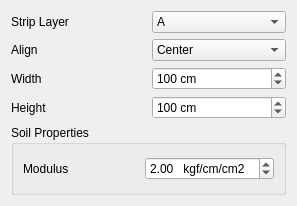
<?xml version="1.0" encoding="UTF-8"?>
<ui version="4.0">
 <class>Dialog</class>
 <widget class="QDialog" name="Dialog">
  <property name="geometry">
   <rect>
    <x>0</x>
    <y>0</y>
    <width>297</width>
    <height>206</height>
   </rect>
  </property>
  <property name="windowTitle">
   <string>Create Base of Foundation</string>
  </property>
  <layout class="QVBoxLayout" name="verticalLayout">
   <item>
    <layout class="QGridLayout" name="gridLayout">
     <item row="0" column="0">
      <widget class="QLabel" name="label">
       <property name="text">
        <string>Strip Layer</string>
       </property>
      </widget>
     </item>
     <item row="0" column="1">
      <widget class="QComboBox" name="strip_layer">
       <item>
        <property name="text">
         <string>A</string>
        </property>
       </item>
       <item>
        <property name="text">
         <string>B</string>
        </property>
       </item>
       <item>
        <property name="text">
         <string>other</string>
        </property>
       </item>
      </widget>
     </item>
    </layout>
   </item>
   <item>
    <layout class="QHBoxLayout" name="horizontalLayout">
     <item>
      <widget class="QLabel" name="label_3">
       <property name="text">
        <string>Align</string>
       </property>
      </widget>
     </item>
     <item>
      <widget class="QComboBox" name="strip_layer_2">
       <item>
        <property name="text">
         <string>Center</string>
        </property>
       </item>
       <item>
        <property name="text">
         <string>Left</string>
        </property>
       </item>
       <item>
        <property name="text">
         <string>Right</string>
        </property>
       </item>
      </widget>
     </item>
    </layout>
   </item>
   <item>
    <layout class="QGridLayout" name="gridLayout_3">
     <item row="0" column="0">
      <widget class="QLabel" name="label_2">
       <property name="text">
        <string>Width</string>
       </property>
      </widget>
     </item>
     <item row="0" column="1">
      <widget class="QSpinBox" name="width_spinbox">
       <property name="suffix">
        <string> cm</string>
       </property>
       <property name="minimum">
        <number>20</number>
       </property>
       <property name="maximum">
        <number>1000</number>
       </property>
       <property name="singleStep">
        <number>5</number>
       </property>
       <property name="value">
        <number>100</number>
       </property>
      </widget>
     </item>
     <item row="1" column="0">
      <widget class="QLabel" name="label_5">
       <property name="text">
        <string>Height</string>
       </property>
      </widget>
     </item>
     <item row="1" column="1">
      <widget class="QSpinBox" name="height_spinbox">
       <property name="suffix">
        <string> cm</string>
       </property>
       <property name="minimum">
        <number>20</number>
       </property>
       <property name="maximum">
        <number>1000</number>
       </property>
       <property name="singleStep">
        <number>5</number>
       </property>
       <property name="value">
        <number>100</number>
       </property>
      </widget>
     </item>
    </layout>
   </item>
   <item>
    <widget class="QGroupBox" name="groupBox">
     <property name="title">
      <string>Soil Properties</string>
     </property>
     <layout class="QGridLayout" name="gridLayout_4">
      <item row="0" column="1">
       <widget class="QDoubleSpinBox" name="soil_modulus">
        <property name="prefix">
         <string/>
        </property>
        <property name="suffix">
         <string>   kgf/cm/cm2</string>
        </property>
        <property name="decimals">
         <number>2</number>
        </property>
        <property name="minimum">
         <double>0.100000000000000</double>
        </property>
        <property name="maximum">
         <double>10.000000000000000</double>
        </property>
        <property name="singleStep">
         <double>0.100000000000000</double>
        </property>
        <property name="value">
         <double>2.000000000000000</double>
        </property>
       </widget>
      </item>
      <item row="0" column="0">
       <widget class="QLabel" name="label_7">
        <property name="text">
         <string>Modulus</string>
        </property>
       </widget>
      </item>
     </layout>
    </widget>
   </item>
  </layout>
 </widget>
 <resources/>
 <connections/>
</ui>
